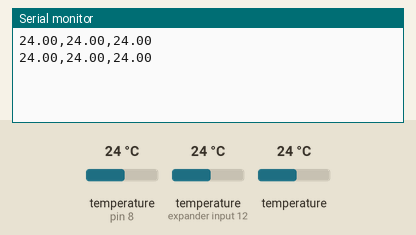
Recording of a sketch running on a simulated Arduino Uno, built with avr-gcc and run on an emulated ATmega328P. Parts: the last lines printed to the serial monitor. The inputs (shaded band) are chosen by the test bench; at power-on: temperature (sensors on pin 8, expander input 12) 24 °C, temperature 24 °C.

Above: at 2.6 s.
2.7 s: temperature (sensor on pin 8) set to 12 °C
At 4.2 s:
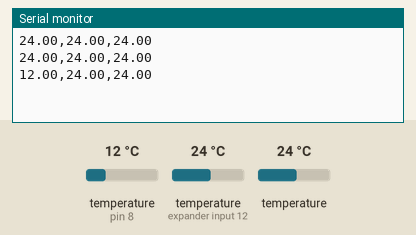
4.7 s: temperature (sensor on expander input 12) set to 12 °C
At 5.8 s:
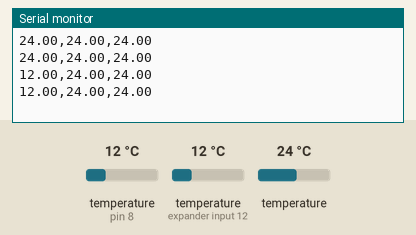
6.7 s: temperature (sensor 208) set to 12 °C
At 7.8 s:
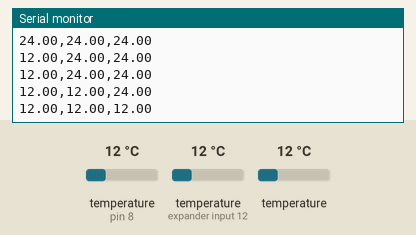
8.7 s: temperature (sensor on pin 8) set to 19 °C
At 9.4 s:
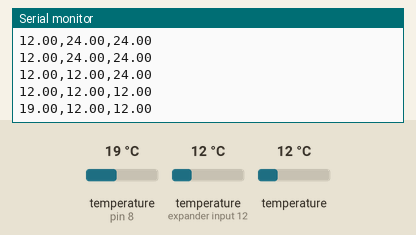
10.7 s: temperature (sensor on expander input 12) set to 19 °C
At 12.5 s:
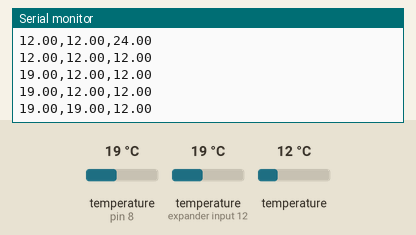
12.7 s: temperature (sensor 208) set to 19 °C
At 14.3 s:
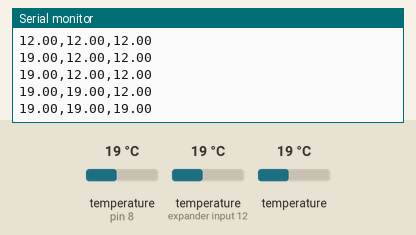
Timing chart, 0 to 15.7 s (numbered marks = the images above; inputs shaded):
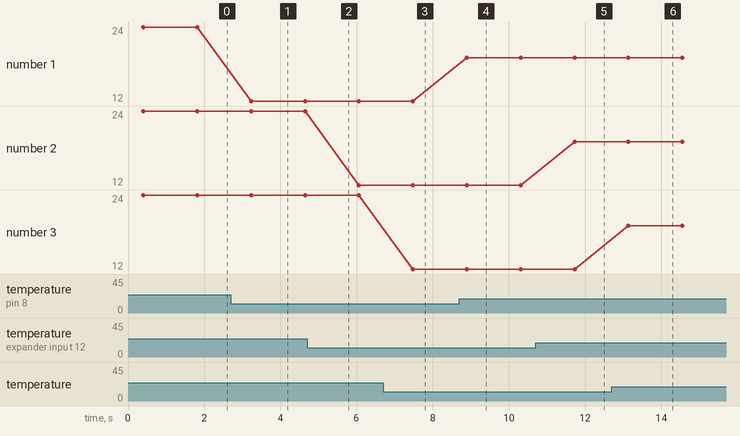

Measured:
- after the input at 2.7 s, the serial monitor: prints a new line after 0.53 s (image 1)
- after the input at 6.7 s, the serial monitor: prints a new line after 0.78 s (image 3)
- after the input at 8.7 s, the serial monitor: prints a new line after 0.19 s (image 4)
- after the input at 10.7 s, the serial monitor: prints a new line after 1.0 s (image 5)
- after the input at 12.7 s, the serial monitor: prints a new line after 0.44 s (image 6)
- plotted number 1: 24 → 12 after the input at 2.7 s, 12 → 19 after the input at 8.7 s

The sketch:

katel.ino
```cpp
#include <OneWire.h>
#include <DallasTemperature.h>

#define ONE_WIRE_BUS 8
#define TEMPERATURE_PRECISION 11
OneWire oneWire(ONE_WIRE_BUS);
DallasTemperature sensors(&oneWire);
//DeviceAddress tankBottom, tankMiddle, tankUpper;
DeviceAddress tankBottom = { 0x28, 0x43, 0x7A, 0x26, 0x00, 0x00, 0x80, 0x17 };
DeviceAddress tankMiddle = { 0x28, 0xFF, 0x85, 0x79, 0xB0, 0x16, 0x04, 0xF1 };
DeviceAddress tankUpper = { 0x28, 0xFF, 0xFF, 0x9F, 0xA7, 0x16, 0x05, 0x0F };


void setup() {
  Serial.begin(9600);
  sensors.begin();

  sensors.setResolution(tankBottom, TEMPERATURE_PRECISION);
  sensors.setResolution(tankMiddle, TEMPERATURE_PRECISION);
  sensors.setResolution(tankUpper, TEMPERATURE_PRECISION);

}

void loop() {
  sensors.requestTemperatures();
  Serial.print(sensors.getTempC(tankBottom));
  Serial.print(",");
  Serial.print(sensors.getTempC(tankMiddle));
  Serial.print(",");
  Serial.println(sensors.getTempC(tankUpper));
  delay(1000);


}

void printTemperature(DeviceAddress deviceAddress)
{
  float tempC = sensors.getTempC(deviceAddress);
  Serial.print("Temp C: ");
  Serial.println(tempC);

}
```
